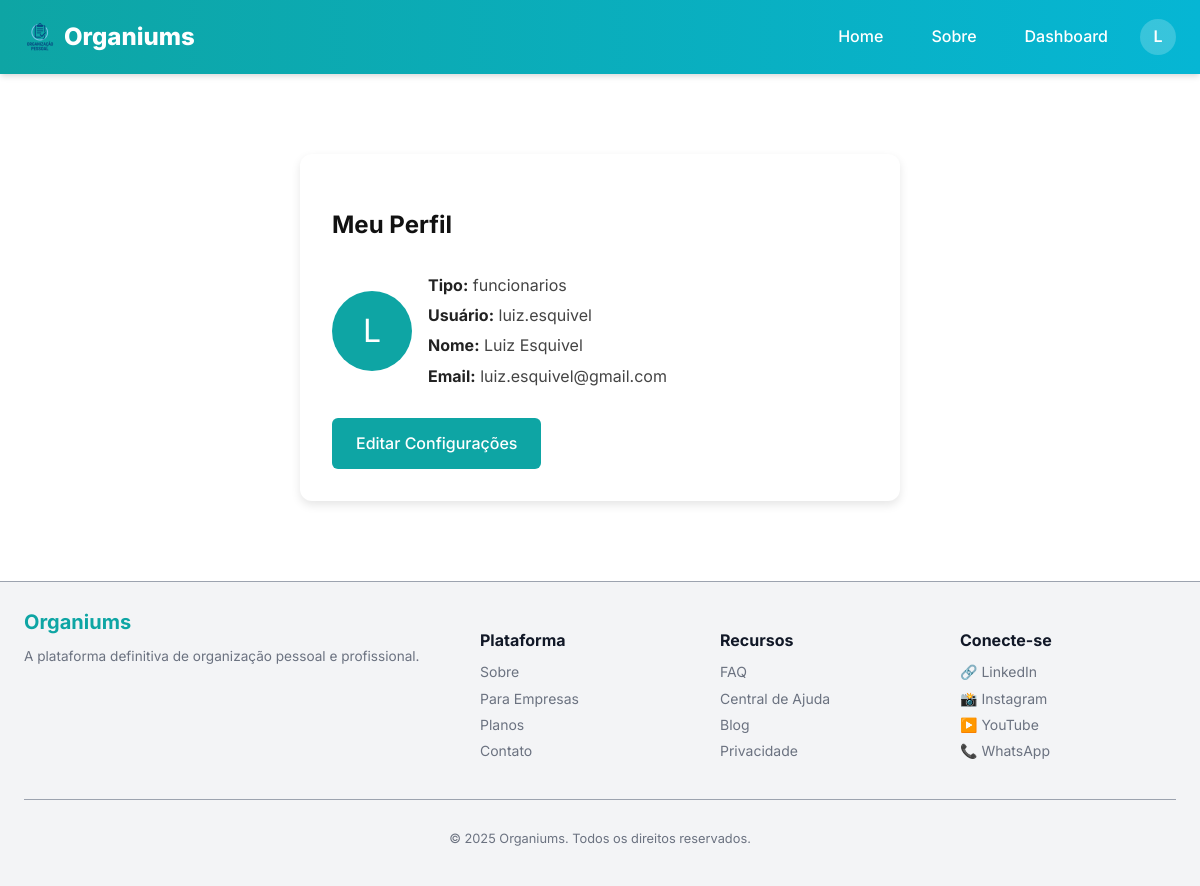
Before: /perfil (signed in) with the older database file.
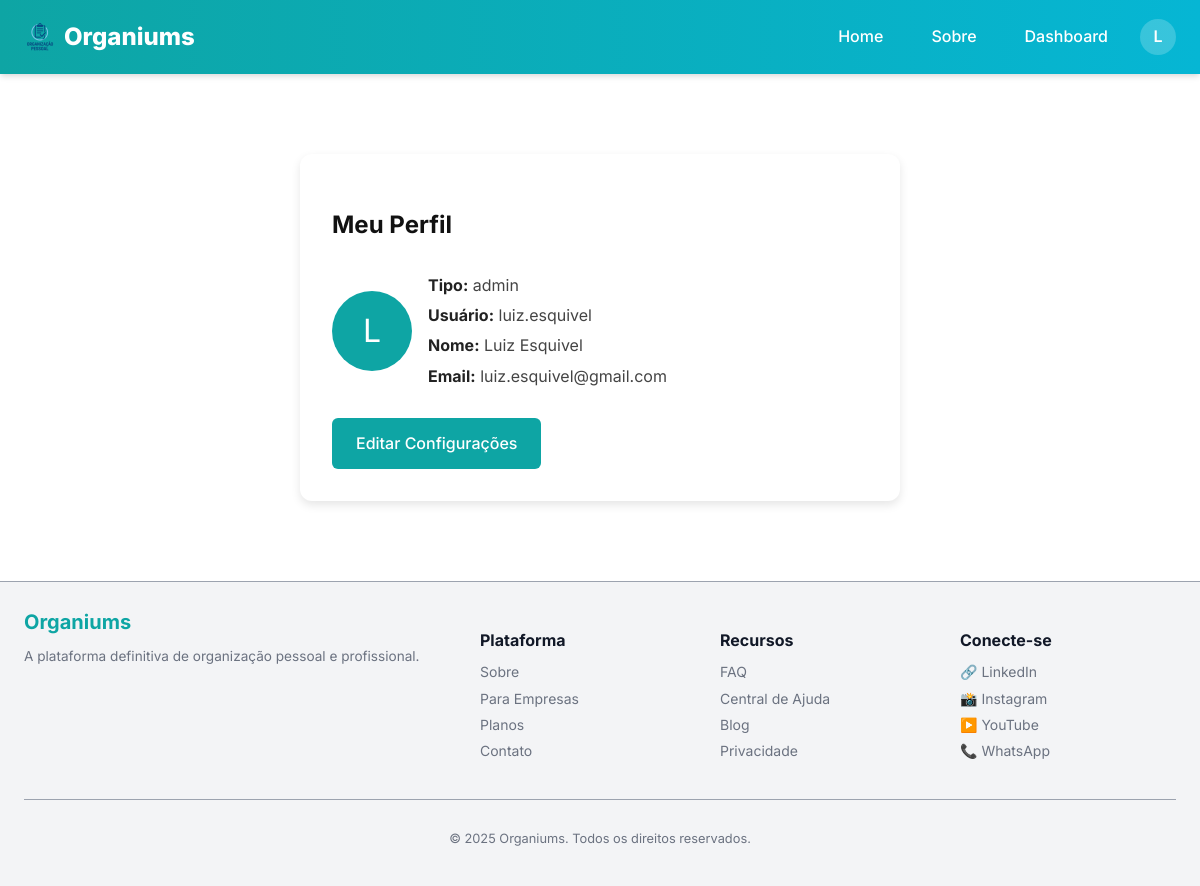
After: the same page with the newer database file.
### models.py (models this page shows, shortened)
class User(UserMixin, db.Model):
    __tablename__ = "user"
    id = db.Column(db.Integer, primary_key=True)
    username = db.Column(db.String(50), unique=True, index=True, nullable=False)
    name = db.Column(db.String(120), nullable=False)
    email = db.Column(db.String(120), unique=True, index=True, nullable=False)
    password_hash = db.Column(db.String(128))
    avatar = db.Column(db.String(200))
    role = db.Column(db.String(30), default="cliente", nullable=False)
    company_id = db.Column(db.Integer, db.ForeignKey('company.id'), nullable=True)

### app/views.py (the view)
@bp.route('/perfil')
@login_required
def profile():
    register_log("Acesso à página de perfil")
    return render_template('private/profile.html')

### app/utils.py (called while the page is built)
def register_log(action, status="ok"):
    user_id = current_user.id if current_user.is_authenticated else None
    ip_address = request.remote_addr
    log = Log(
        user_id=user_id,
        action=action,
        ip_address=ip_address,
        status=status
    )
    db.session.add(log)
    db.session.commit()

### manage.py (called while the page is built)
def create_app(config_object=None):
    app = Flask(__name__, template_folder='app/templates', static_folder='app/static')
    app.config.from_object(config_object or Config)
    db.init_app(app)
    migrate.init_app(app, db)
    login.init_app(app)
    from models import User
    @login.user_loader
    def load_user(user_id):
        return User.query.get(int(user_id))
    from app.views import bp as app_bp
    from api.views import bp as api_bp
    app.register_blueprint(app_bp)
    app.register_blueprint(api_bp, url_prefix='/api')
    app.config['MAX_CONTENT_LENGTH'] = 2 * 1024 * 1024
    register_error_handlers(app)
    @app.shell_context_processor
    def make_shell_context():
        return {'db': db, 'User': User}
    return app

### app/templates/private/profile.html (shortened to what this page needs)
{% extends 'base.html' %}
{% block content %}
<div class="private-container">
  <h2>Meu Perfil</h2>
  <div class="profile-card">
    <div class="profile-avatar">
      {% if current_user.avatar %}
        <img src="{{ current_user.avatar }}" alt="Avatar">
      {% else %}
        <span>{{ current_user.name[0]|upper }}</span>
      {% endif %}
    </div>
    <div class="profile-info">
      <p><strong>Tipo:</strong> {{ current_user.role }}</p>
      <p><strong>Usuário:</strong> {{ current_user.username }}</p>
      <p><strong>Nome:</strong> {{ current_user.name }}</p>
      <p><strong>Email:</strong> {{ current_user.email }}</p>
    </div>
  </div>
  <a href="{{ url_for('app_bp.settings') }}" class="btn">Editar Configurações</a>
</div>
{% endblock %}

### app/templates/components/header.html (shortened to what this page needs)
<header class="site-header">
  <div class="header-wrap">
    <a class="brand" href="{{ url_for('app_bp.home') }}">
      <img class="brand-logo" src="{{ url_for('static', filename='img/logo.png') }}" alt="Organiums" width="32" height="32">
      Organiums
    </a>
    <nav class="desktop-nav">
      <a class="nav-link" href="{{ url_for('app_bp.home') }}">Home</a>
      <a class="nav-link" href="{{ url_for('app_bp.about') }}">Sobre</a>
      {% if current_user.is_authenticated %}
        <a class="nav-link" href="{{ url_for('app_bp.dashboard') }}">Dashboard</a>
        <div class="user-menu">
          {% if current_user.avatar %}
            <img src="{{ current_user.avatar }}" alt="Avatar de {{ current_user.name }}" width="32" height="32" class="user-avatar">
          {% else %}
            <div class="user-avatar placeholder-avatar">{{ current_user.name[0]|upper }}</div>
          {% endif %}
        </div>
      {% else %}
        <a class="nav-link" href="{{ url_for('app_bp.login') }}">Entrar</a>
        <a class="nav-link" href="{{ url_for('app_bp.register') }}">Cadastrar</a>
      {% endif %}
    </nav>
  </div>
</header>

Changed rows visible on the page:
changed User "luiz.esquivel": role "funcionarios" → "admin"
